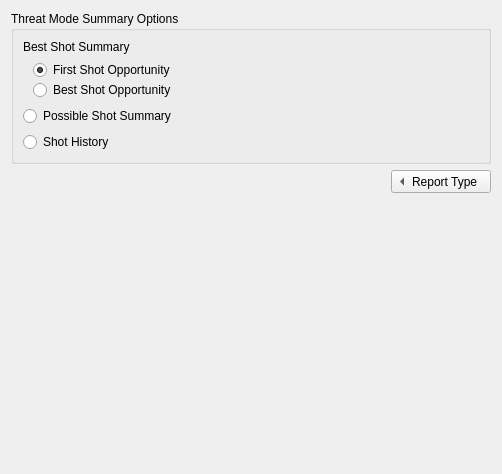
<?xml version="1.0" encoding="UTF-8"?>
<ui version="4.0">
 <class>OptionsTMS</class>
 <widget class="QWidget" name="OptionsTMS">
  <property name="geometry">
   <rect>
    <x>0</x>
    <y>0</y>
    <width>502</width>
    <height>474</height>
   </rect>
  </property>
  <property name="sizePolicy">
   <sizepolicy hsizetype="Expanding" vsizetype="Fixed">
    <horstretch>0</horstretch>
    <verstretch>0</verstretch>
   </sizepolicy>
  </property>
  <layout class="QVBoxLayout" name="verticalLayout" stretch="0,0,0">
   <item>
    <widget class="QGroupBox" name="groupBox_2">
     <property name="styleSheet">
      <string notr="true"/>
     </property>
     <property name="title">
      <string>Threat Mode Summary Options</string>
     </property>
     <property name="flat">
      <bool>false</bool>
     </property>
     <layout class="QVBoxLayout">
      <item>
       <widget class="QLabel" name="label">
        <property name="text">
         <string>Best Shot Summary</string>
        </property>
       </widget>
      </item>
      <item>
       <layout class="QVBoxLayout" name="verticalLayout_2">
        <property name="spacing">
         <number>0</number>
        </property>
        <item>
         <layout class="QHBoxLayout" name="horizontalLayout">
          <property name="spacing">
           <number>6</number>
          </property>
          <item>
           <spacer name="horizontalSpacer">
            <property name="orientation">
             <enum>Qt::Horizontal</enum>
            </property>
            <property name="sizeType">
             <enum>QSizePolicy::Fixed</enum>
            </property>
            <property name="sizeHint" stdset="0">
             <size>
              <width>10</width>
              <height>20</height>
             </size>
            </property>
           </spacer>
          </item>
          <item>
           <widget class="QRadioButton" name="mButtonFSO">
            <property name="text">
             <string>First Shot Opportunity</string>
            </property>
            <property name="checked">
             <bool>true</bool>
            </property>
           </widget>
          </item>
         </layout>
        </item>
        <item>
         <layout class="QHBoxLayout" name="horizontalLayout_2">
          <item>
           <spacer name="horizontalSpacer_2">
            <property name="orientation">
             <enum>Qt::Horizontal</enum>
            </property>
            <property name="sizeType">
             <enum>QSizePolicy::Fixed</enum>
            </property>
            <property name="sizeHint" stdset="0">
             <size>
              <width>10</width>
              <height>20</height>
             </size>
            </property>
           </spacer>
          </item>
          <item>
           <widget class="QRadioButton" name="mButtonBSO">
            <property name="text">
             <string>Best Shot Opportunity</string>
            </property>
           </widget>
          </item>
         </layout>
        </item>
       </layout>
      </item>
      <item>
       <widget class="QRadioButton" name="mButtonPSS">
        <property name="text">
         <string>Possible Shot Summary</string>
        </property>
       </widget>
      </item>
      <item>
       <widget class="QRadioButton" name="mButtonSH">
        <property name="text">
         <string>Shot History</string>
        </property>
       </widget>
      </item>
     </layout>
    </widget>
   </item>
   <item>
    <layout class="QHBoxLayout" name="horizontalLayout_3">
     <item>
      <spacer name="horizontalSpacer_3">
       <property name="orientation">
        <enum>Qt::Horizontal</enum>
       </property>
       <property name="sizeHint" stdset="0">
        <size>
         <width>40</width>
         <height>20</height>
        </size>
       </property>
      </spacer>
     </item>
     <item>
      <widget class="QToolButton" name="toolButton">
       <property name="sizePolicy">
        <sizepolicy hsizetype="Fixed" vsizetype="Fixed">
         <horstretch>0</horstretch>
         <verstretch>0</verstretch>
        </sizepolicy>
       </property>
       <property name="contextMenuPolicy">
        <enum>Qt::NoContextMenu</enum>
       </property>
       <property name="toolTip">
        <string/>
       </property>
       <property name="layoutDirection">
        <enum>Qt::LeftToRight</enum>
       </property>
       <property name="styleSheet">
        <string notr="true"/>
       </property>
       <property name="text">
        <string>Report Type</string>
       </property>
       <property name="toolButtonStyle">
        <enum>Qt::ToolButtonTextBesideIcon</enum>
       </property>
       <property name="autoRaise">
        <bool>false</bool>
       </property>
       <property name="arrowType">
        <enum>Qt::LeftArrow</enum>
       </property>
      </widget>
     </item>
    </layout>
   </item>
   <item>
    <spacer>
     <property name="orientation">
      <enum>Qt::Vertical</enum>
     </property>
     <property name="sizeHint" stdset="0">
      <size>
       <width>20</width>
       <height>40</height>
      </size>
     </property>
    </spacer>
   </item>
  </layout>
 </widget>
 <resources/>
 <connections/>
</ui>
